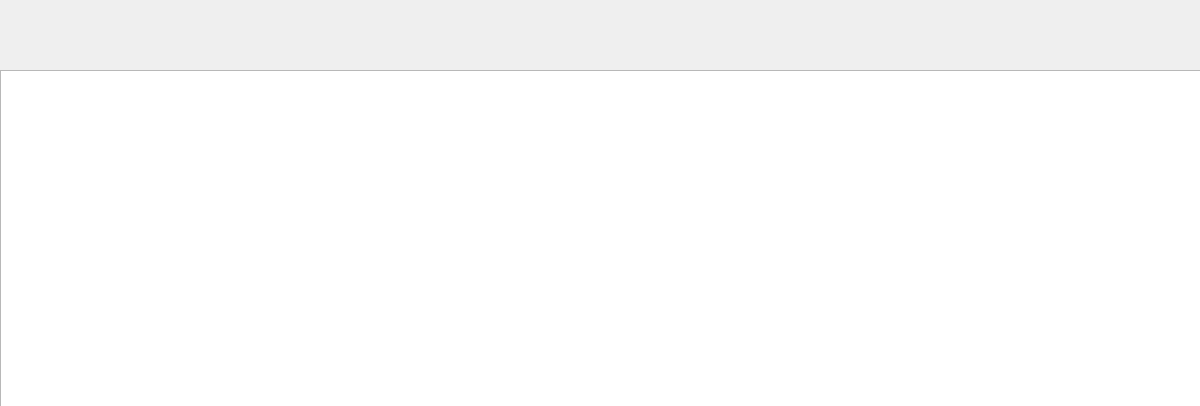
<?xml version="1.0" encoding="UTF-8"?>
<ui version="4.0">
 <class>TodosPedidos</class>
 <widget class="QWidget" name="TodosPedidos">
  <property name="geometry">
   <rect>
    <x>0</x>
    <y>0</y>
    <width>1200</width>
    <height>406</height>
   </rect>
  </property>
  <property name="windowTitle">
   <string>Todos Los Pedidos</string>
  </property>
  <widget class="QTableWidget" name="tableWidget">
   <property name="geometry">
    <rect>
     <x>0</x>
     <y>70</y>
     <width>1201</width>
     <height>601</height>
    </rect>
   </property>
  </widget>
 </widget>
 <resources/>
 <connections/>
</ui>
